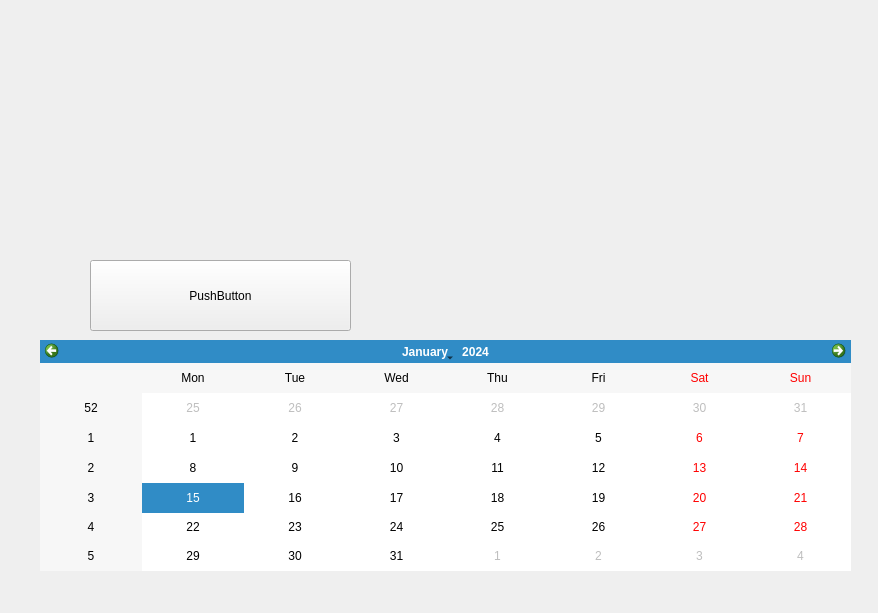
<?xml version="1.0" encoding="UTF-8"?>
<ui version="4.0">
 <class>form1</class>
 <widget class="QWidget" name="form1">
  <property name="geometry">
   <rect>
    <x>0</x>
    <y>0</y>
    <width>878</width>
    <height>613</height>
   </rect>
  </property>
  <property name="windowTitle">
   <string>Form</string>
  </property>
  <widget class="QPushButton" name="pushButton">
   <property name="geometry">
    <rect>
     <x>90</x>
     <y>260</y>
     <width>261</width>
     <height>71</height>
    </rect>
   </property>
   <property name="text">
    <string>PushButton</string>
   </property>
  </widget>
  <widget class="QCalendarWidget" name="calendarWidget">
   <property name="geometry">
    <rect>
     <x>40</x>
     <y>340</y>
     <width>811</width>
     <height>231</height>
    </rect>
   </property>
  </widget>
 </widget>
 <resources/>
 <connections/>
</ui>
